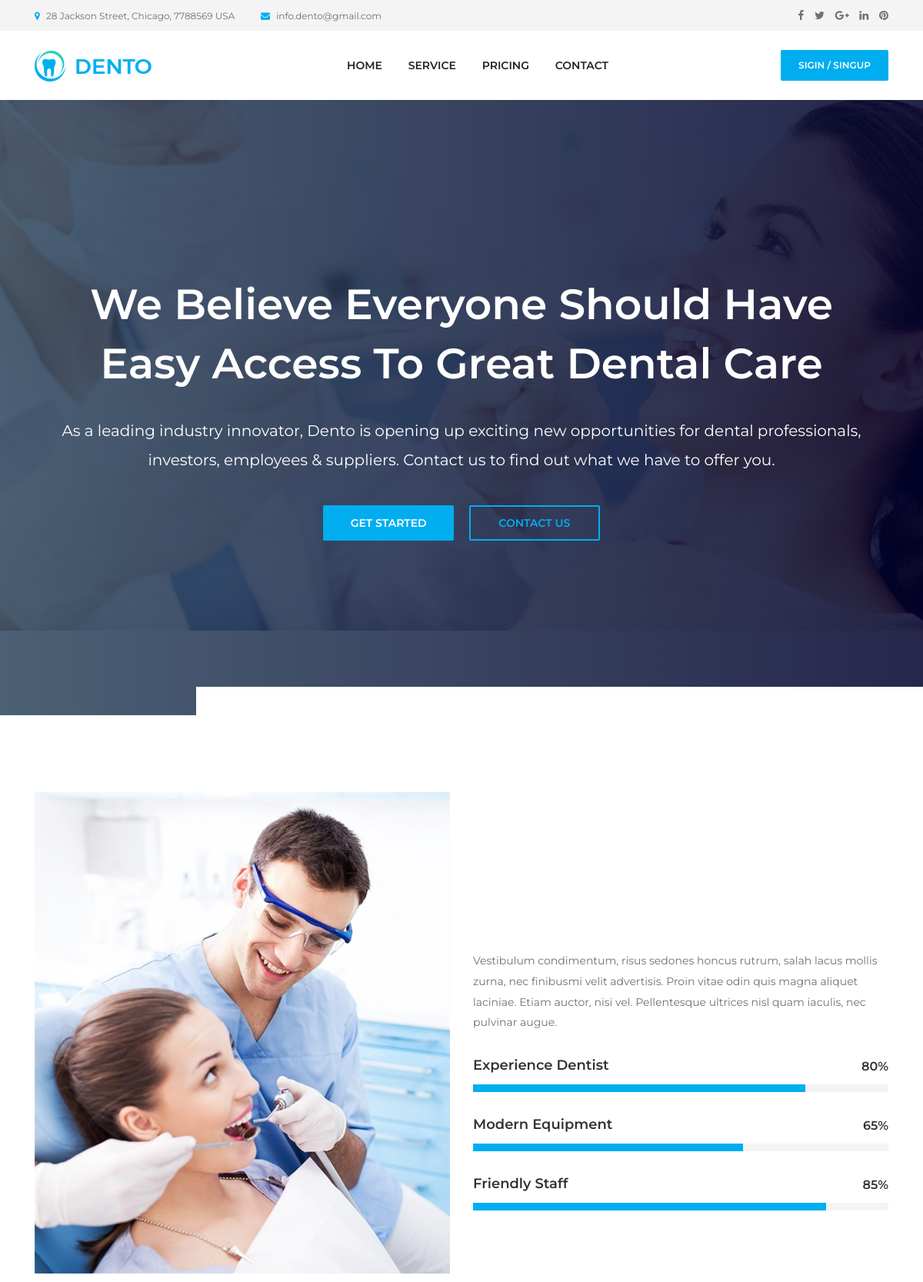
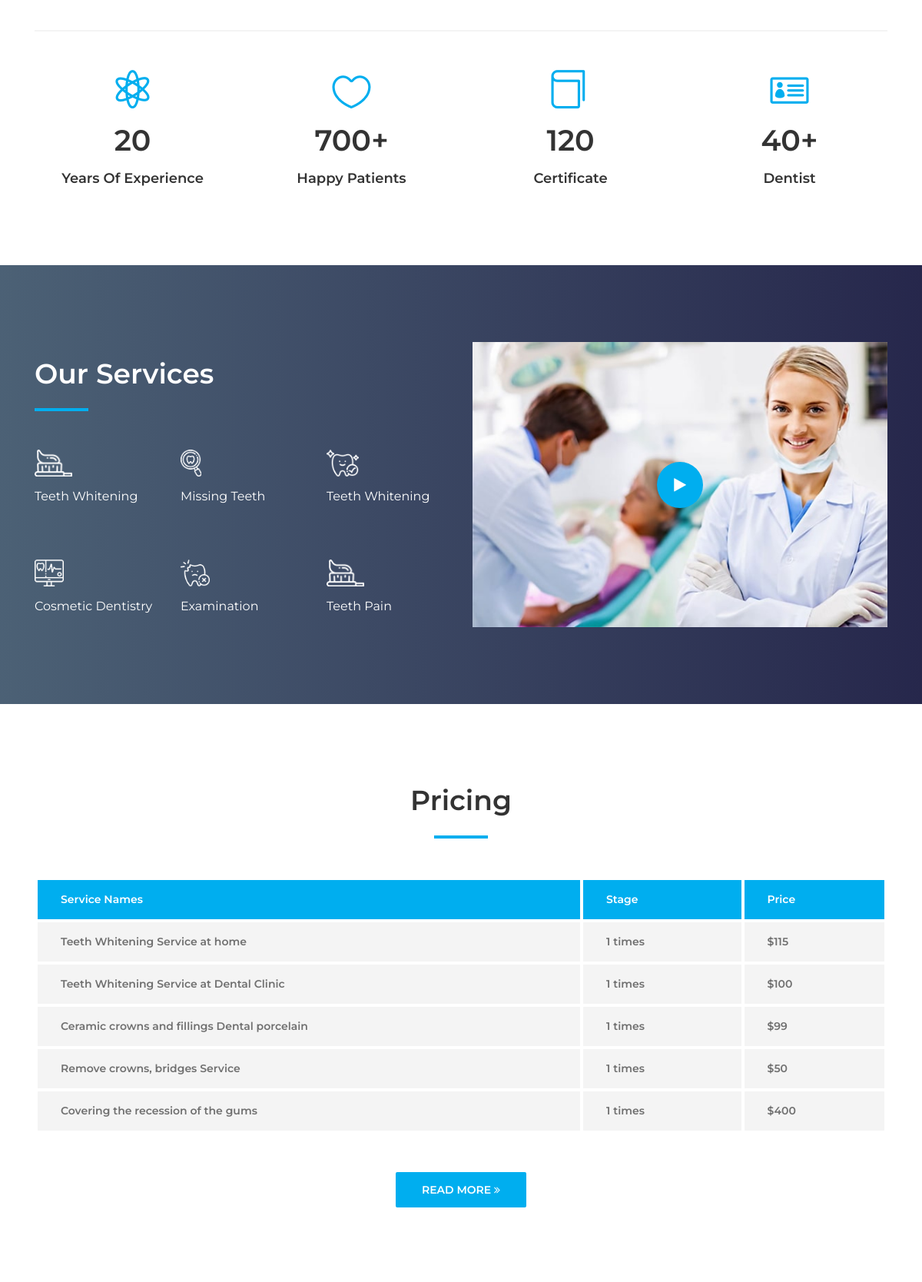
The page / (upper part) on the database its author committed (2 pictures, top to bottom).
### main/models.py (models this page shows, shortened)
class Main(models.Model):
    home_title = models.CharField(max_length=250, blank=True)
    home_description = models.TextField(default="None", blank=True)

class AboutUs(models.Model):
    txt = models.TextField(default="Our About us")

class Price(models.Model):
    serive_name = models.CharField(max_length=220, blank=True)
    stage = models.IntegerField()
    prices = models.IntegerField()

### main/views.py (the view)
# urls.py: 2. Add a URL to urlpatterns:  path('', views.home, name='home')
def home(request):
    settings = Main.objects.get(pk=1)
    about = AboutUs.objects.get(pk=1)
    prices = Price.objects.all()[:5]
    return render(request, 'home.html', {'settings': settings, 'about': about, 'prices': prices})

### main/templates/home.html (shortened to what this page needs)
{% extends 'master.html' %}
{% block body %}
  <section class="welcome-area">
    <div class="welcome-slides owl-carousel">
      <div class="welcome-welcome-slide bg-img bg-gradient-overlay jarallax" style="background-image: url(img/bg-img/1.jpg);">
        <div class="container h-100">
          <div class="row h-100 align-items-center">
            <div class="col-12">
              <div class="welcome-text text-center">
                <h2 data-animation="fadeInUp" data-delay="100ms">{{settings.home_title}}</h2>
                <p data-animation="fadeInUp" data-delay="300ms">As a leading industry innovator, Dento is opening up exciting new opportunities for dental professionals, investors, employees & suppliers. Contact us to find out what we have to
                  offer you.</p>
                <div class="welcome-btn-group">
                  <a href="#" class="btn dento-btn mx-2" data-animation="fadeInUp" data-delay="500ms">Get Started</a>
                  <a href="#" class="btn dento-btn mx-2 active" data-animation="fadeInUp" data-delay="700ms">Contact Us</a>
                </div>
              </div>
            </div>
          </div>
        </div>
      </div>
    </div>
  </section>
  <section class="dento-about-us-area section-padding-100-0">
    <div class="container">
      <div class="row align-items-center">
        <div class="col-12 col-md-6">
          <div class="about-us-thumbnail mb-50">
            <img src="./img/bg-img/15.jpg" alt="">
          </div>
        </div>
        <div class="col-12 col-md-6">
          <div class="about-us-content mb-50">
            <div class="section-heading">
              <h2>About Us</h2>
              <div class="line"></div>
            </div>
            <p>{{about.txt}}</p>
            <div class="single-skills-area mt-30">
              <h6>Experience Dentist</h6>
              <div id="bar1" class="barfiller">
                <span class="tip"></span>
                <span class="fill" data-percentage="80"></span>
              </div>
            </div>
            <div class="single-skills-area mt-30">
              <h6>Modern Equipment</h6>
              <div id="bar2" class="barfiller">
                <span class="tip"></span>
                <span class="fill" data-percentage="65"></span>
              </div>
            </div>
            <div class="single-skills-area mt-30">
              <h6>Friendly Staff</h6>
              <div id="bar3" class="barfiller">
                <span class="tip"></span>
                <span class="fill" data-percentage="85"></span>
              </div>
            </div>
          </div>
        </div>
      </div>
    </div>
  </section>
  <div class="container">
    <div class="dento-border clearfix"></div>
  </div>
  <section class="dento-cta-area">
    <div class="container">
      <div class="row">
        <div class="col-12 col-sm-6 col-lg-3">
          <div class="single-cta text-center mt-50 mb-100">
            <i class="icon_genius"></i>
            <h2><span class="counter">20</span></h2>
            <h5>Years Of Experience</h5>
          </div>
        </div>
        <div class="col-12 col-sm-6 col-lg-3">
          <div class="single-cta text-center mt-50 mb-100">
            <i class="icon_heart_alt"></i>
            <h2><span class="counter">700</span>+</h2>
            <h5>Happy Patients</h5>
          </div>
        </div>
        <div class="col-12 col-sm-6 col-lg-3">
          <div class="single-cta text-center mt-50 mb-100">
            <i class="icon_book_alt"></i>
            <h2><span class="counter">120</span></h2>
            <h5>Certificate</h5>
          </div>
        </div>
        <div class="col-12 col-sm-6 col-lg-3">
          <div class="single-cta text-center mt-50 mb-100">
            <i class="icon_id"></i>
            <h2><span class="counter">40</span>+</h2>
            <h5>Dentist</h5>
          </div>
        </div>
      </div>
    </div>
  </section>
  <section class="dento-service-area section-padding-100-0 bg-img bg-gradient-overlay jarallax clearfix" style="background-image: url('img/bg-img/13.jpg');">
    <div class="container">
      <div class="row align-items-center">
        <div class="col-12 col-lg-6">
          <div class="service-content mb-30">
            <div class="section-heading white">
              <h2>Our Services</h2>
              <div class="line"></div>
            </div>
            <div class="row">
              <div class="col-6 col-md-4">
                <div class="single-service mb-70">
                  <img src="./img/core-img/s1.png" alt="">
                  <h6>Teeth Whitening</h6>
                </div>
              </div>
              <div class="col-6 col-md-4">
                <div class="single-service mb-70">
                  <img src="./img/core-img/s2.png" alt="">
                  <h6>Missing Teeth</h6>
                </div>
              </div>
              <div class="col-6 col-md-4">
                <div class="single-service mb-70">
                  <img src="./img/core-img/s3.png" alt="">
                  <h6>Teeth Whitening</h6>
                </div>
              </div>
              <div class="col-6 col-md-4">
                <div class="single-service mb-70">
                  <img src="./img/core-img/s4.png" alt="">
                  <h6>Cosmetic Dentistry</h6>
                </div>
              </div>
              <div class="col-6 col-md-4">
                <div class="single-service mb-70">
                  <img src="./img/core-img/s5.png" alt="">
                  <h6>Examination</h6>
                </div>
              </div>
              <div class="col-6 col-md-4">
                <div class="single-service mb-70">
                  <img src="./img/core-img/s1.png" alt="">
                  <h6>Teeth Pain</h6>
                </div>
              </div>
            </div>
          </div>
        </div>
        <div class="col-12 col-lg-6">
          <div class="dento-video-area mb-100">
            <a href="#" class="video-play-button"><i class="fa fa-play" aria-hidden="true"></i></a>
          </div>
        </div>
      </div>
    </div>
  </section>
  <section class="dento-pricing-table-area section-padding-100">
    <div class="container">
      <div class="row">
        <div class="col-12">
          <div class="section-heading text-center">
            <h2>Pricing</h2>
            <div class="line"></div>
          </div>
        </div>
      </div>
      <div class="row">
        <div class="col-12">
          <div class="dento-price-table table-responsive">
            <table class="table table-borderless mb-0">
              <thead>
                <tr>
                  <th scope="col">Service Names</th>
                  <th scope="col">Stage</th>
                  <th scope="col">Price</th>
                </tr>
              </thead>
              <tbody>
                {% for price in prices %}
                <tr>
                  <th scope="row">{{price.serive_name}}</th>
                  <td>{{price.stage}} times</td>
                  <td>${{price.prices}}</td>
                </tr>
               {% endfor %}
              </tbody>
            </table>
          </div>
        </div>
        <div class="col-12">
          <div class="more-btn text-center mt-50">
            <a href="{% url 'price' %}" class="btn dento-btn">Read More <i class="fa fa-angle-double-right"></i></a>
          </div>
        </div>
      </div>
    </div>
  </section>
{% endblock %}

### main/static/main/css/default-assets/classy-nav.css (style rules this page uses)
body { font-family: "Roboto", sans-serif; }
img { height: auto; max-width: 100%; }
.bg-img { background-position: center center; background-size: cover; background-repeat: no-repeat; }

### rows shown on the page
Main: home_title "We Believe Everyone Should Have Easy Access To Great Dental Care"
AboutUs: txt "Vestibulum condimentum, risus sedones honcus rutrum, salah lacus mollis zurna, nec finibusmi velit advertisis. Proin vitae odin quis magna aliquet laciniae. Etiam auctor, nisi vel. Pellentesque ultrices nisl quam iaculis, nec pulvinar augue."
Price: serive_name "Teeth Whitening Service at home", stage "1", prices "115"
Price: serive_name "Teeth Whitening Service at Dental Clinic", stage "1", prices "100"
Price: serive_name "Ceramic crowns and fillings Dental porcelain", stage "1", prices "99"
Price: serive_name "Remove crowns, bridges Service", stage "1", prices "50"
Price: serive_name "Covering the recession of the gums", stage "1", prices "400"
